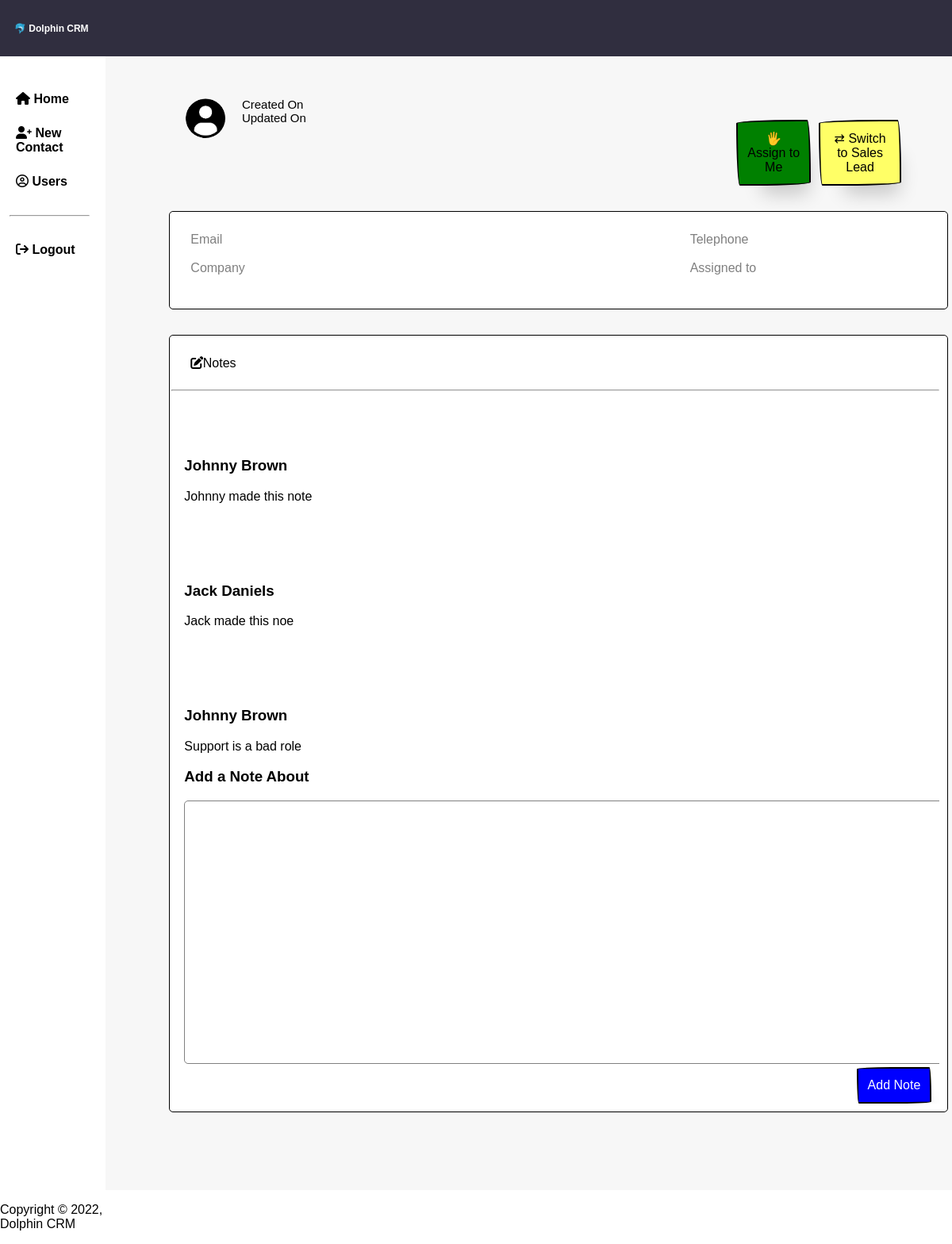
/note.php, run on the app's committed database.
### tables this page shows
CREATE TABLE `notes` (
    `id` INTEGER AUTO_INCREMENT,
    `contact_id` INTEGER NOT NULL,
    `comment` LONGTEXT NOT NULL, 
    `created_by` INTEGER NOT NULL,
    `created_at` DATETIME NOT NULL DEFAULT CURRENT_TIMESTAMP,
    PRIMARY KEY(`id`) 
);

CREATE TABLE `contacts` (
    `id` INTEGER AUTO_INCREMENT,
    `title` VARCHAR(45) NOT NULL,
    `firstname` VARCHAR(45) NOT NULL,
    `lastname` VARCHAR(45) NOT NULL,
    `email` VARCHAR(45) NOT NULL,
    `telephone` VARCHAR(45) NOT NULL,
    `company` VARCHAR(45) NOT NULL,
    `type` VARCHAR(45) NOT NULL,
    `assigned_to` INTEGER NOT NULL,
    `created_by` INTEGER NOT NULL, 
    `created_at` DATETIME NOT NULL DEFAULT CURRENT_TIMESTAMP,
    `updated_at` DATETIME NOT NULL DEFAULT CURRENT_TIMESTAMP,
    PRIMARY KEY(`id`)
);

### note.php (the view, shortened to what this page needs)
<?php
$conn = new mysqli(DB_HOST,DB_USER,DB_PASS,DB_NAME);
$sqql=  'SELECT contacts.firstname, contacts.lastname, notes.comment, contacts.id, notes.contact_id, contacts.email, contacts.telephone,
        contacts.company, contacts.created_at, contacts.updated_at, contacts.assigned_to FROM contacts JOIN notes ON contacts.id = notes.contact_id';
$result = mysqli_query($conn, $sqql);
$notes = mysqli_fetch_all($result, MYSQLI_ASSOC);
$us = 0;
?>
<!DOCTYPE html>
<html>
    <head>
        <link rel="stylesheet" href="styless.css">
        <link rel="stylesheet" href="https://cdnjs.cloudflare.com/ajax/libs/font-awesome/6.0.0-beta3/css/all.min.css" />
    </head>
    <body>
        <div class= "header">
            <h1>&#128044; Dolphin CRM</h1>
        </div>
         <div class = "sidebar">
            <div>
                <i class="fa fa-home"></i>
                <a href="dashboard.html">Home</a>
            </div>
            <div>
                <i class="fa fa-user-plus"></i>
                <a href="newContact.html">New Contact</a>
            </div>
            <div>
                <i class="far fa-user-circle"></i>
                <a href="UserCreation.html">Users</a>
            </div>
            <div class="line">
                <hr>
              </div>
            <div>
                <i class="fa fa-sign-out"></i>
                <a href="">Logout</a>
            </div>
        </div>
        <div class= "notSidebar">
            <div id="head">
            <img src="./assets/blank avatar (2).jpg" alt="" id="avatar">
            <h2><?php echo $us['firstname'].' ' .$us['lastname'];?>
                <span>Created On <?php echo $us['created_at']?></span>
                <span>Updated On <?php echo $us['updated_at']?></span>
            </h2>
            <button id="Assign">&#128400; Assign to Me</button>
            <button id="SwitchSale">&#8644; Switch to Sales Lead</button>
        </div>
                <div class="boxx">
                    <div class="container">
                        <div id="loginboxsinfo">
                            <label for="email">Email<span><?php echo $us['email']?></span></label>
                            <label for="telephone">Telephone<span><?php echo $us['telephone']?></span></label>
                            <label for="company">Company<span><?php echo $us['company']?></span></label>
                            <label for="assigned to">Assigned to<span><?php echo $us['firstname'].' ' .$us['lastname']?></span></label>
                            </div>
                        </div>
                    </div>
                        <div class="container">
                            <div id="Notes">
                                <i class="fas fa-edit"></i>
                                <span id="Notes">Notes</span>
                            </div>
                            <div class="line">
                                <hr>
                                <?php foreach($notes as $item): ?>
                            </div>
                            <div id="notes">
                                <h3><?php echo $item['firstname'].' ' .$item['lastname']; ?></h3>
                                <p><?php echo $item['comment'];?></p>
                                <?php endforeach; ?>
                                <div id="note">
                                    <h3>Add a Note About</h3>
                                    <form action="<?php echo $_SERVER['PHP_SELF']?>" method="post">
                                        <div>
                                            <textarea name="content"></textarea>
                                        </div>
                                        <input type="submit"name="submit" value="Add Note">
                                    </form>
                                </div>
                            </div>
                            </div>
                    </div>
            <footer>
                <p>Copyright &copy; 2022, Dolphin CRM</p>
            </footer>
    </body>
</html>

### styless.css (style rules this page uses)
html { height: 120%; }
body { font-family: Verdana, Geneva, Tahoma, sans-serif; display: grid; grid-template-columns: 1fr 8fr; grid-template-rows: 5% 100%; margin: auto; }
.header { display: flex; color: white; background-color: rgb(48, 46, 63); grid-column: 1 / 3; align-items: center; }
.header h1 { margin-left: 18px; font-size: 12px; }
.sidebar { display: flex; flex-direction: column; grid-row: 2; padding: 20px; }
.sidebar div { margin-top: 25px; }
.sidebar a { text-decoration: solid; font-weight: bold; color: black; }
#head { margin: 2rem 4rem 0 5rem; display:grid; grid-template-columns: 0fr 6fr 1fr 1fr; }
#head button { margin-top:3rem }
input[type=submit] { background-color: blue; border-style: solid; border-width: 2px; box-shadow: rgba(0, 0, 0, .2) 15px 28px 25px -18px; box-sizing: border-box; color: white; cursor: pointer; font-family: Neucha, sans-serif; font-size: 1rem; padding: .75rem; border-bottom-left-radius: 15px 255px; border-bottom-right-radius: 225px 15px; border-top-left-radius: 255px 15px; border-top-right-radius: 15px 225px; margin-right: 10px; float:right; }
#Assign { background-color: green; border-style: solid; border-width: 2px; box-shadow: rgba(0, 0, 0, .2) 15px 28px 25px -18px; box-sizing: border-box; color: black; cursor: pointer; display: inline-block; font-family: Neucha, sans-serif; font-size: 1rem; padding: .75rem; border-bottom-left-radius: 15px 255px; border-bottom-right-radius: 225px 15px; border-top-left-radius: 255px 15px; border-top-right-radius: 15px 225px; margin-right: 10px; }
#SwitchSale { background: rgb(255,255,102); border-style: solid; border-width: 2px; box-shadow: rgba(0, 0, 0, .2) 15px 28px 25px -18px; box-sizing: border-box; color: black; cursor: pointer; display: inline-block; font-family: Neucha, sans-serif; font-size: 1rem; padding: .75rem; border-bottom-left-radius: 15px 255px; border-bottom-right-radius: 225px 15px; border-top-left-radius: 255px 15px; border-top-right-radius: 15px 225px; }
#head span { font-size: 15px; font-weight: 100; display: flex; }
#head h2 { margin-bottom: 0.5rem; }
.container { margin: 2rem 0 0 5rem; background-color: rgb(255, 255, 255); min-width: 90%; border-radius: 5px; padding: 10px; border: 1px solid black; position: relative; margin-right: 4rem; }
.notSidebar { grid-column: 2; min-height: 1000px; background-color: rgba(237, 237, 237, 0.457); }
.container textarea { width: 97%; height: 300px; padding: 15px 20px; border-radius: 5px; border: 1px solid grey; }
#loginboxsinfo { margin:1rem 0 2rem 1rem; display:grid; grid-template-columns: 2fr 1fr; grid-template-rows: 2fr 1fr; }
#loginboxsinfo label { color: rgba(0, 0, 0, 0.5); }
.line { margin: 1.5rem 0 0 -0.5rem; }
#Notes { margin:1rem 0 0 1rem; }
#Notes span { margin-left: -5px; }
#notes { margin: 4rem 0 0 0.5rem; overflow: hidden; }
#avatar { width: 50px; height: 50px; border-radius: 50%; margin: 1.3rem; }

### data on the page
notes: contact.firstname "Johnny", contact.lastname "Brown", comment "Johnny made this note"
notes: contact.firstname "Jack", contact.lastname "Daniels", comment "Jack made this noe"
notes: contact.firstname "Johnny", contact.lastname "Brown", comment "Support is a bad role"
